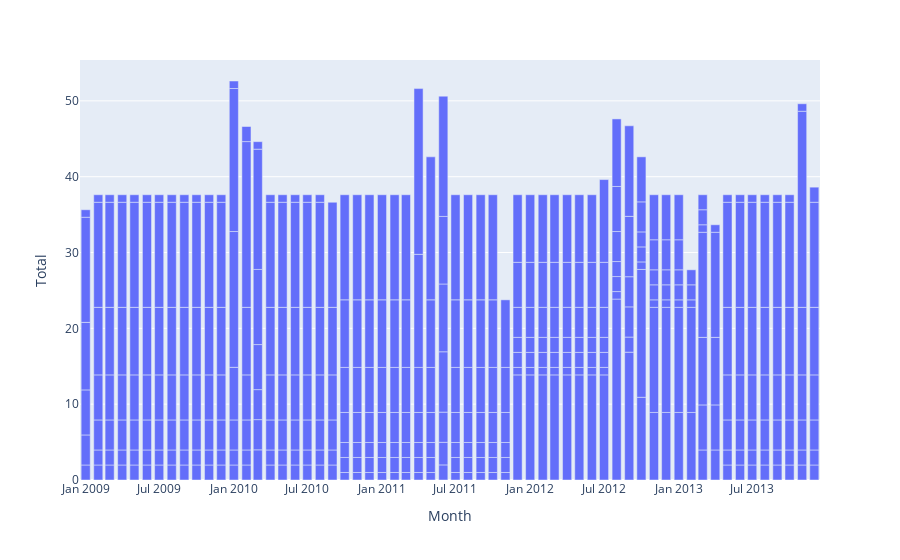

Source (notebook cell):
### Code cell
invoices["Month"] = invoices['InvoiceDate'].values.astype('<M8[M]')

fig = px.bar(invoices, x='Month', y='Total')
fig.show()

### Figure 1 — Plotly figure (JSON) as saved in the notebook; plotly's stock layout.template omitted (floating-point values rounded to 4 significant figures; data arrays with more than 128 entries replaced by an {"elided": "..."} marker saying what was removed)
{"data": [{"alignmentgroup": "True", "hovertemplate": "Month=%{x}<br>Total=%{y}<extra></extra>", "legendgroup": "", "marker": {"color": "#636efa"}, "name": "", "offsetgroup": "", "orientation": "v", "showlegend": false, "textposition": "auto", "type": "bar", "x": {"elided": "412 str values"}, "xaxis": "x", "y": {"elided": "412 float values"}, "yaxis": "y"}], "layout": {"barmode": "relative", "legend": {"tracegroupgap": 0}, "margin": {"t": 60}, "xaxis": {"anchor": "y", "domain": [0, 1], "title": {"text": "Month"}}, "yaxis": {"anchor": "x", "domain": [0, 1], "title": {"text": "Total"}}}}
